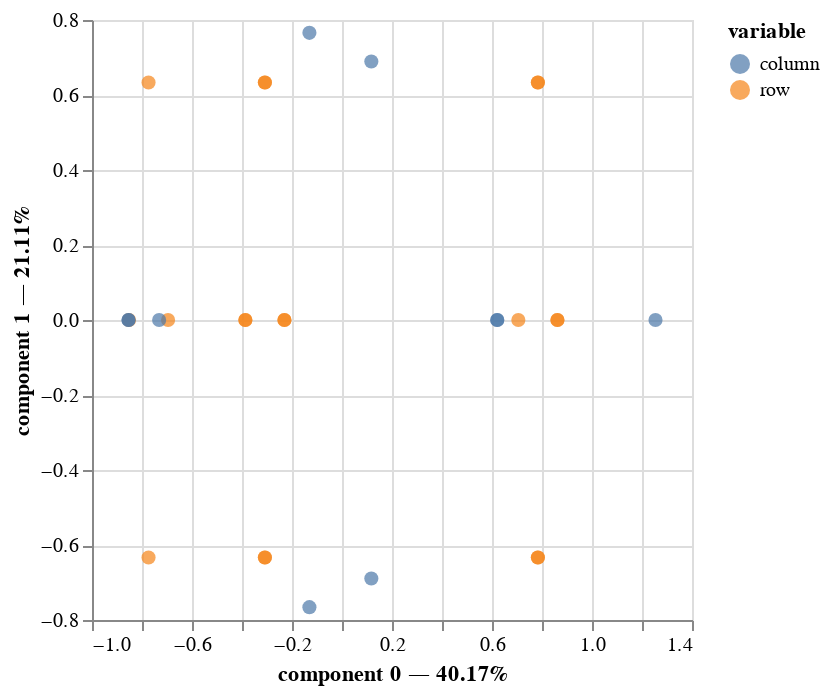

Notebook cell for this chart:
### Code cell
mca.plot(
    dataset,
    x_component=0,
y_component=1
)

### Figure 1 — Vega-Lite specification as saved in the notebook (floating-point values rounded to 4 significant figures)
{"config": {"view": {"continuousWidth": 300, "continuousHeight": 300}}, "data": {"name": "data-00708e94db1f6a4e39eef3f01cea4961"}, "mark": {"type": "circle", "size": 50}, "encoding": {"color": {"field": "variable", "type": "nominal"}, "tooltip": [{"field": "variable", "type": "nominal"}, {"field": "value", "type": "nominal"}, {"field": "component 0", "type": "quantitative"}, {"field": "component 1", "type": "quantitative"}], "x": {"axis": {"title": "component 0 — 40.17%"}, "field": "component 0", "scale": {"zero": false}, "type": "quantitative"}, "y": {"axis": {"title": "component 1 — 21.11%"}, "field": "component 1", "scale": {"zero": false}, "type": "quantitative"}}, "params": [{"name": "param_8", "select": {"type": "interval", "encodings": ["x", "y"]}, "bind": "scales"}], "$schema": "https://vega.github.io/schema/vega-lite/v5.8.0.json", "datasets": {"data-00708e94db1f6a4e39eef3f01cea4961": [{"component 0": 0.7054, "component 1": 5.369e-15, "component 2": 0.7586, "variable": "row", "value": "0"}, {"component 0": -0.3866, "component 1": 5.725e-15, "component 2": 0.6261, "variable": "row", "value": "1"}, {"component 0": -0.3866, "component 1": 4.808e-15, "component 2": 0.6261, "variable": "row", "value": "2"}, {"component 0": -0.852, "component 1": 5.109e-15, "component 2": 0.5624, "variable": "row", "value": "3"}, {"component 0": 0.7835, "component 1": -0.6333, "component 2": 0.1302, "variable": "row", "value": "4"}, {"component 0": 0.7835, "component 1": -0.6333, "component 2": 0.1302, "variable": "row", "value": "5"}, {"component 0": -0.3084, "component 1": -0.6333, "component 2": -0.002375, "variable": "row", "value": "6"}, {"component 0": -0.3084, "component 1": -0.6333, "component 2": -0.002375, "variable": "row", "value": "7"}, {"component 0": -0.7739, "component 1": -0.6333, "component 2": -0.06599, "variable": "row", "value": "8"}, {"component 0": 0.7835, "component 1": 0.6333, "component 2": 0.1302, "variable": "row", "value": "9"}, {"component 0": 0.7835, "component 1": 0.6333, "component 2": 0.1302, "variable": "row", "value": "10"}, {"component 0": -0.3084, "component 1": 0.6333, "component 2": -0.002375, "variable": "row", "value": "11"}, {"component 0": -0.3084, "component 1": 0.6333, "component 2": -0.002375, "variable": "row", "value": "12"}, {"component 0": -0.7739, "component 1": 0.6333, "component 2": -0.06599, "variable": "row", "value": "13"}, {"component 0": 0.8617, "component 1": -4.703e-15, "component 2": -0.4982, "variable": "row", "value": "14"}, {"component 0": 0.8617, "component 1": -4.703e-15, "component 2": -0.4982, "variable": "row", "value": "15"}, {"component 0": -0.2303, "component 1": -4.347e-15, "component 2": -0.6308, "variable": "row", "value": "16"}, {"component 0": -0.2303, "component 1": -5.264e-15, "component 2": -0.6308, "variable": "row", "value": "17"}, {"component 0": -0.6957, "component 1": -4.963e-15, "component 2": -0.6944, "variable": "row", "value": "18"}, {"component 0": 0.1173, "component 1": 0.6892, "component 2": -0.6413, "variable": "column", "value": "Color_PURPLE"}, {"component 0": -0.1303, "component 1": -0.7658, "component 2": 0.7125, "variable": "column", "value": "Color_YELLOW"}, {"component 0": 0.1173, "component 1": -0.6892, "component 2": -0.6413, "variable": "column", "value": "Size_LARGE"}, {"component 0": -0.1303, "component 1": 0.7658, "component 2": 0.7125, "variable": "column", "value": "Size_SMALL"}, {"component 0": -0.8539, "component 1": -6.368e-16, "component 2": -0.07934, "variable": "column", "value": "Action_DIP"}, {"component 0": 0.621, "component 1": 1.258e-16, "component 2": 0.0577, "variable": "column", "value": "Action_STRETCH"}, {"component 0": 0.621, "component 1": -6.727e-16, "component 2": 0.0577, "variable": "column", "value": "Age_ADULT"}, {"component 0": -0.8539, "component 1": 4.57e-16, "component 2": -0.07934, "variable": "column", "value": "Age_CHILD"}, {"component 0": -0.7315, "component 1": 5.145e-17, "component 2": -0.05473, "variable": "column", "value": "Inflated_F"}, {"component 0": 1.254, "component 1": -6.339e-16, "component 2": 0.09382, "variable": "column", "value": "Inflated_T"}]}}
